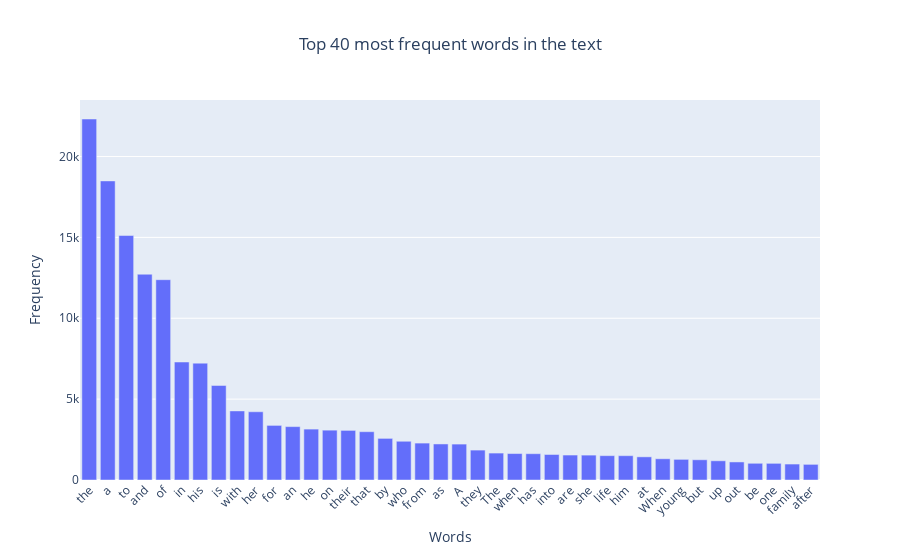

The cell this chart's notebook holds for it:
### Markdown cell above
As up for now, there is much noise in our dataset with stopwords, some transpassing 20000 occurrences.

Common words like "the," "and," "to," and other stop words dominate the dataset frequency, reaching over 20,000 occurrences. These high-frequency stop words provide little value in understanding genre-specific vocabulary, as they are universally used across all text regardless of genre. To better identify genre patterns, we need to filter out these common stop words and focus on words which content could indicate specific genres like "murder" for crime or "love" for romance.

### Code cell
from collections import Counter

def most_frequent_words(texts, n=10):
    words = [word for txt in texts for word in txt.split()]

    word_counts = Counter(words)

    most_common = dict(word_counts.most_common(n))

    fig = go.Figure(
        go.Bar(
            x=list(most_common.keys()),
            y=list(most_common.values())
        )
    )
    fig.update_layout(
        title_text=f"Top {n} most frequent words in the text",
        title_x=0.5,  # Center the title
        xaxis_title="Words",
        yaxis_title="Frequency",
        xaxis_tickangle=-45,
    )
    fig.show()
most_frequent_words(df_movies["overview"], 40)

### Figure 1 — Plotly figure (JSON) as saved in the notebook; plotly's stock layout.template omitted (floating-point values rounded to 4 significant figures)
{"data": [{"type": "bar", "x": ["the", "a", "to", "and", "of", "in", "his", "is", "with", "her", "for", "an", "he", "on", "their", "that", "by", "who", "from", "as", "A", "they", "The", "when", "has", "into", "are", "she", "life", "him", "at", "When", "young", "but", "up", "out", "be", "one", "family", "after"], "y": [22320, 18492, 15115, 12723, 12385, 7296, 7225, 5845, 4272, 4218, 3376, 3301, 3147, 3082, 3067, 2986, 2573, 2395, 2282, 2228, 2220, 1849, 1665, 1635, 1626, 1577, 1543, 1539, 1505, 1503, 1432, 1312, 1277, 1250, 1188, 1116, 1033, 1030, 986, 967]}], "layout": {"title": {"text": "Top 40 most frequent words in the text", "x": 0.5}, "xaxis": {"tickangle": -45, "title": {"text": "Words"}}, "yaxis": {"title": {"text": "Frequency"}}}}
